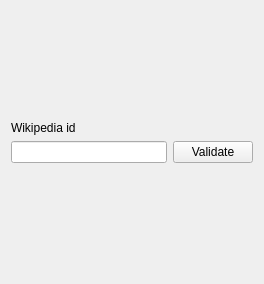
<?xml version="1.0" encoding="UTF-8"?>
<ui version="4.0">
 <class>Form</class>
 <widget class="QWidget" name="Form">
  <property name="geometry">
   <rect>
    <x>0</x>
    <y>0</y>
    <width>264</width>
    <height>284</height>
   </rect>
  </property>
  <property name="windowTitle">
   <string>Form</string>
  </property>
  <layout class="QVBoxLayout" name="verticalLayout">
   <item>
    <spacer name="verticalSpacer">
     <property name="orientation">
      <enum>Qt::Vertical</enum>
     </property>
     <property name="sizeHint" stdset="0">
      <size>
       <width>17</width>
       <height>12</height>
      </size>
     </property>
    </spacer>
   </item>
   <item>
    <widget class="QLabel" name="label">
     <property name="text">
      <string>Wikipedia id</string>
     </property>
    </widget>
   </item>
   <item>
    <layout class="QHBoxLayout" name="horizontalLayout">
     <item>
      <widget class="QLineEdit" name="wikipedia"/>
     </item>
     <item>
      <widget class="QPushButton" name="btnValidate">
       <property name="text">
        <string>Validate</string>
       </property>
      </widget>
     </item>
    </layout>
   </item>
   <item>
    <spacer name="verticalSpacer_2">
     <property name="orientation">
      <enum>Qt::Vertical</enum>
     </property>
     <property name="sizeHint" stdset="0">
      <size>
       <width>17</width>
       <height>12</height>
      </size>
     </property>
    </spacer>
   </item>
  </layout>
 </widget>
 <resources/>
 <connections/>
</ui>
